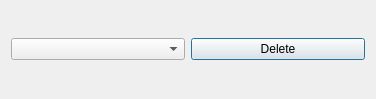
<?xml version="1.0" encoding="UTF-8"?>
<ui version="4.0">
 <class>deleter</class>
 <widget class="QDialog" name="deleter">
  <property name="geometry">
   <rect>
    <x>0</x>
    <y>0</y>
    <width>376</width>
    <height>99</height>
   </rect>
  </property>
  <property name="windowTitle">
   <string>Dialog</string>
  </property>
  <layout class="QHBoxLayout" name="horizontalLayout">
   <item>
    <widget class="QComboBox" name="comboBox"/>
   </item>
   <item>
    <widget class="QPushButton" name="pushButton_2">
     <property name="text">
      <string>Delete</string>
     </property>
    </widget>
   </item>
  </layout>
 </widget>
 <resources/>
 <connections/>
 <slots>
  <slot>selectUser()</slot>
 </slots>
</ui>
